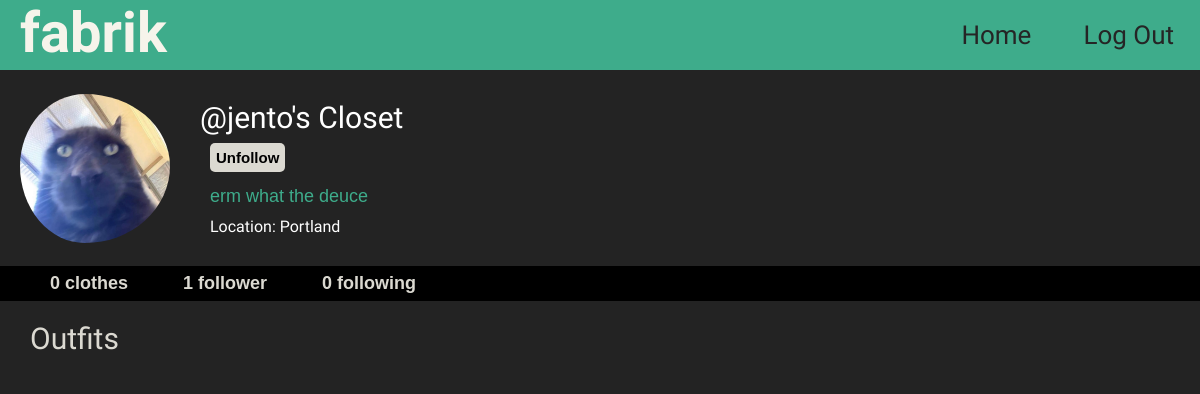
The app's page /profile/jento (signed in) with its own data.
### core/models.py (models this page shows, shortened)
class Profile(models.Model):
    user = models.ForeignKey(User, on_delete=models.CASCADE)
    id_user = models.IntegerField()
    bio = models.TextField(blank=True)
    profileimg = models.ImageField(upload_to='profile_images', default='blank-profile-picture-png.wbpg')
    location = models.CharField(max_length=100, blank=True)

### core/views.py (the view)
# urls.py: path('profile/<str:pk>', views.profile, name='profile'),
@login_required(login_url='signin')
def profile(request, pk):
    user_object = User.objects.get(username=pk)
    user_profile = Profile.objects.get(user=user_object)
    user_clothing = ClosetItem.objects.filter(user=user_object).order_by('-date_added')
    user_clothing_length = len(user_clothing)
    follower = request.user.username
    user = pk
    if FollowersCount.objects.filter(follower=follower, user=user).first():
        button_text = 'Unfollow'
    else:
        button_text = 'Follow'
    user_followers = len(FollowersCount.objects.filter(user=pk))
    user_following = len(FollowersCount.objects.filter(follower=pk))
    is_own_profile = (request.user == user_object)
    context = {
        'user_object': user_object,
        'user_profile': user_profile,
        'user_clothing': user_clothing,
        'user_clothing_length': user_clothing_length,
        'button_text': button_text,
        'user_followers': user_followers,
        'user_following': user_following,
        'is_own_profile': is_own_profile
    }
    return render(request, 'profile.html', context)

### templates/profile.html (shortened to what this page needs)
{% load static %}
<!DOCTYPE html>
<html lang="en">
<head>
	<link rel="stylesheet" href="{% static 'css/profile.css' %}">
</head>
<body>
 <div class="container">
    <div class="main">
        <div class="topbar">
			<div class="col logo">
				<a href="/">fabrik</a>
			</div>
			<div class="col topbar-contents">
				<a href="logout">Log Out</a>
				<a href="/">Home</a>
			</div>
        </div>
        <div class="row profile-section">
			<div class="col-md-6">
				<img src="{{user_profile.profileimg.url}}" class="profile-img" width="150">
			</div>
			<div class="col-md-6">
				<div class="closet">
					<h3>@{{user_profile.user.username}}'s Closet
						<form action="/follow" method="POST">
							<div class="profile-info">
								{% if user_object.username != user.username %}
								<a data-ripple=""><button type="submit" class="settings-or-follow">{{button_text}}</button></a>
								{% else %}
								<a href="/settings" data-ripple=""><button type="submit" class="settings-or-follow" >Account Settings</button></a>
								{% endif %}
							</div>
						</form>
						<div class="bio">{{user_profile.bio}}</div>
						<div class="location" style="font-size: 1rem; color: white; margin: 10px;">Location: {{user_profile.location}}</div>
					</h3>
				</div>
			</div>
		</div>
		<div class="row following-info">
			<form action="/follow" method="POST">
				<div class="profile-info">
					{% if user_clothing_length == 0 %}
					<span class="info-bar-items"><b>0 clothes</b></span>
					{% elif user_clothing_length == 1 %}
					<span class="info-bar-items"><b>{{user_clothing_length}} clothing item</b></span>
					{% else %}
					<span class="info-bar-items"><b>{{user_clothing_length}} clothes</b></span>
					{% endif %}
					{% if user_followers == 1 %}
					<span class="info-bar-items"><b>{{user_followers}} follower</b></span>
					{% else %}
					<span class="info-bar-items"><b>{{user_followers}} followers</b></span>
					{% endif %}
					<span class="info-bar-items"><b>{{user_following}} following</b></span>
				</div>
			</form>
		</div>
		<div class="row content-section">
            <div class="timeline">
				<div class="items">
					Outfits
				</div>
            </div>
        </div>
    </div>
 </div>
</body>
</html>

### static/css/profile.css (style rules this page uses)
html, body { margin: 0; padding: 0; background-color: rgb(35, 35, 35); }
.main { padding: none; font-family: Arial; background-color: rgb(35, 35, 35); }
.row { display: flex; justify-content: start; align-items: center; }
.topbar { text-align: center; background-color: #3eac8bff; overflow: hidden; font-family: Rozha One, serif; font-size: 3.5rem; }
.logo a { float: left; text-decoration: none; color: #f6f4ebff; padding-left: 20px; font-weight: bold; }
.topbar-contents a { float: right; padding: 20px 26px; font-size: 26px; text-decoration: none; color: rgb(37, 37, 37); }
.profile-img { border-radius: 50%; padding-left: 20px; padding-top: 10px; padding-bottom: 5px; width: 150px; }
.profile-info { padding-left: 10px; }
.profile-section { background-color: rgb(35, 35, 35); float: left; width: 100%; }
.content-section { background-color: rgb(35, 35, 35); float: left; width: 100%; }
.following-info { background-color: rgb(0, 0, 0); color: rgb(219, 217, 209); padding: 7px; padding-left: 15px; font-size: 18px; float: left; width: 100%; }
.info-bar-items { padding: 25px; }
.settings-or-follow { font-size: 15px; padding: 6px; font-weight: bold; background-color: rgb(219, 217, 209); border-radius: 5px; border: none; }
.closet { padding-left: 10px; font-size: 20px; }
h3 { font-size: 30px; font-family: Rozha One, serif; font-weight: normal; color: rgb(255, 255, 255); padding-left: 20px; }
.bio { font-size: 18px;; color: #3eac8bff; font-weight: normal; font-family: arial; padding-top: 14px; padding-left: 10px; }
.timeline { float: center; text-align: justify; }
.items { font-size: 30px; padding: 10px; padding-left: 30px; padding-top: 20px; color: rgb(219, 217, 209); font-family: Rozha One, serif; font-weight: normal; }

### records on screen
Profile: profileimg (picture), user.username "jento", bio "erm what the deuce", location "Portland"

### other values on screen
{{ button_text }} "Unfollow"
{{ user_followers }} "1"
{{ user_following }} "0"
